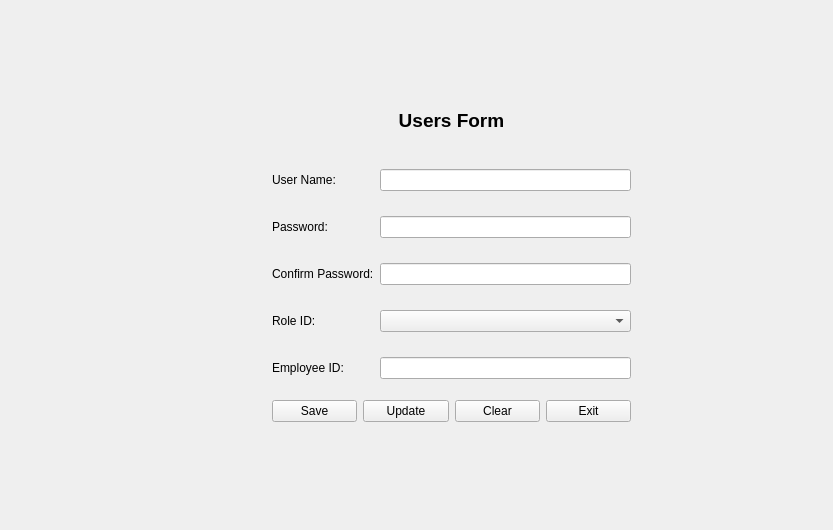
      <widget class="QWidget" name="User">
       <layout class="QGridLayout" name="gridLayout">
        <item row="0" column="1">
         <spacer name="verticalSpacer">
          <property name="orientation">
           <enum>Qt::Vertical</enum>
          </property>
          <property name="sizeHint" stdset="0">
           <size>
            <width>359</width>
            <height>98</height>
           </size>
          </property>
         </spacer>
        </item>
        <item row="1" column="0">
         <spacer name="horizontalSpacer_3">
          <property name="orientation">
           <enum>Qt::Horizontal</enum>
          </property>
          <property name="sizeHint" stdset="0">
           <size>
            <width>261</width>
            <height>313</height>
           </size>
          </property>
         </spacer>
        </item>
        <item row="1" column="1">
         <layout class="QVBoxLayout" name="verticalLayout_2">
          <item>
           <widget class="QLabel" name="label">
            <property name="font">
             <font>
              <pointsize>14</pointsize>
              <weight>75</weight>
              <bold>true</bold>
             </font>
            </property>
            <property name="text">
             <string>Users Form</string>
            </property>
            <property name="alignment">
             <set>Qt::AlignHCenter|Qt::AlignTop</set>
            </property>
           </widget>
          </item>
          <item>
           <layout class="QFormLayout" name="formLayout">
            <property name="verticalSpacing">
             <number>25</number>
            </property>
            <item row="0" column="0">
             <widget class="QLabel" name="userNameTag">
              <property name="text">
               <string>User Name:</string>
              </property>
             </widget>
            </item>
            <item row="1" column="0">
             <widget class="QLabel" name="userPasswordLabel">
              <property name="text">
               <string>Password:</string>
              </property>
             </widget>
            </item>
            <item row="2" column="0">
             <widget class="QLabel" name="userConfirmTag">
              <property name="text">
               <string>Confirm Password:</string>
              </property>
             </widget>
            </item>
            <item row="3" column="0">
             <widget class="QLabel" name="userRoleIDTag">
              <property name="text">
               <string>Role ID:</string>
              </property>
             </widget>
            </item>
            <item row="4" column="0">
             <widget class="QLabel" name="label_2">
              <property name="text">
               <string>Employee ID:</string>
              </property>
             </widget>
            </item>
            <item row="0" column="1">
             <widget class="QLineEdit" name="userName"/>
            </item>
            <item row="1" column="1">
             <widget class="QLineEdit" name="UserPassword"/>
            </item>
            <item row="2" column="1">
             <widget class="QLineEdit" name="userConfirm"/>
            </item>
            <item row="4" column="1">
             <widget class="QLineEdit" name="userEmpID"/>
            </item>
            <item row="3" column="1">
             <widget class="QComboBox" name="roleID"/>
            </item>
           </layout>
          </item>
          <item>
           <layout class="QHBoxLayout" name="horizontalLayout_2">
            <property name="topMargin">
             <number>15</number>
            </property>
            <item>
             <widget class="QPushButton" name="userSubmit">
              <property name="text">
               <string>Save</string>
              </property>
             </widget>
            </item>
            <item>
             <widget class="QPushButton" name="userUpdateButton">
              <property name="text">
               <string>Update</string>
              </property>
             </widget>
            </item>
            <item>
             <widget class="QPushButton" name="userClear">
              <property name="text">
               <string>Clear</string>
              </property>
             </widget>
            </item>
            <item>
             <widget class="QPushButton" name="userClose">
              <property name="text">
               <string>Exit</string>
              </property>
             </widget>
            </item>
           </layout>
          </item>
         </layout>
        </item>
        <item row="2" column="1">
         <spacer name="verticalSpacer_2">
          <property name="orientation">
           <enum>Qt::Vertical</enum>
          </property>
          <property name="sizeHint" stdset="0">
           <size>
            <width>359</width>
            <height>97</height>
           </size>
          </property>
         </spacer>
        </item>
        <item row="1" column="2">
         <spacer name="horizontalSpacer_4">
          <property name="orientation">
           <enum>Qt::Horizontal</enum>
          </property>
          <property name="sizeHint" stdset="0">
           <size>
            <width>191</width>
            <height>20</height>
           </size>
          </property>
         </spacer>
        </item>
       </layout>
      </widget>
